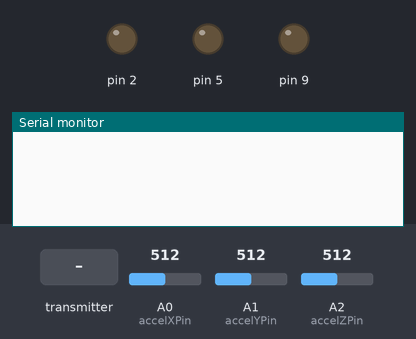
A sketch run on a simulated Arduino Uno, built with avr-gcc and run on an emulated ATmega328P. On the bench: output pins drawn as LEDs (lit = HIGH), the last lines printed to the serial monitor. Inputs (shaded band) come from the test bench; at power-on: A0 (accelXPin) = 512, A1 (accelYPin) = 512, A2 (accelZPin) = 512. No radio packets arrive unless stated.

Above: at 2.2 s.
2.3 s: the transmitter starts sending weight = 0
At 2.6 s:
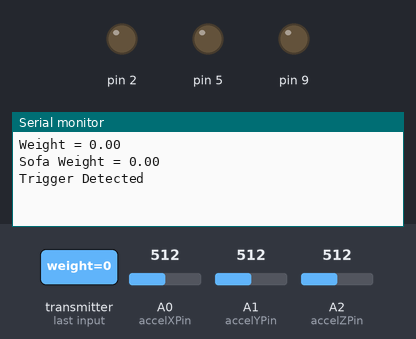
At 5.37 s:
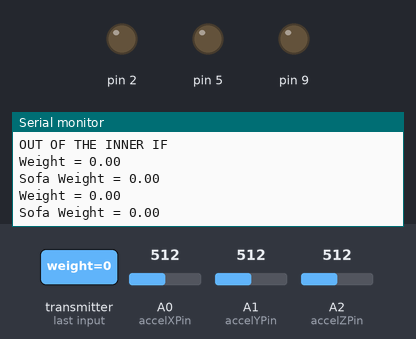

Measured:
- after the input at 2.3 s, the serial monitor: prints a new line at once (image 1)

The sketch:

RF_receive.ino
```cpp
#include <SPI.h>
#include "RF24.h"

RF24 myRadio (7, 8);
float weight;
boolean trigger = false;
const int accelXPin = A0;
const int accelYPin = A1;
const int accelZPin = A2;
float xVal = 0;
float yVal = 0;
float zVal = 0;
float sofaWeight = 0;
float tempSofaWeight = 0;
byte addresses[][6] = {"0"};

void setup()
{
  Serial.begin(115200);
  delay(1000);

  myRadio.begin();
  myRadio.setChannel(115);
  myRadio.setPALevel(RF24_PA_MIN);
  myRadio.setDataRate(RF24_250KBPS) ;
  myRadio.openReadingPipe(1, addresses[0]);
  myRadio.startListening();

  pinMode(2, OUTPUT);
  pinMode(5, OUTPUT);
  pinMode(9, OUTPUT);
}


void loop()
{
  if ( myRadio.available())
  {

    trigger = detectSurge(accelXPin, accelYPin, accelZPin);

    while (myRadio.available())
    {
      myRadio.read( &weight, sizeof(weight) );
      Serial.print("Weight = ");
      Serial.println(weight);
    }

    if(sofaWeight == 0)
    {
      sofaWeight = weight;
    }


    Serial.print("Sofa Weight = ");
    Serial.println(sofaWeight);

    if(trigger == true){
      Serial.println("Trigger Detected");
      for(int i = 0; i < 3000; i += 100){
        myRadio.read( &weight, sizeof(weight));
        if(weight > sofaWeight){
          break;
        }
        delay(100);
      }

      if(weight > sofaWeight){
        Serial.println("Increase in weight detected");
        while((weight >= 1.01 * sofaWeight)){
          myRadio.read( &weight, sizeof(weight));
          Serial.println("REMOVE WEIGHT TO EXIT LOOP");
          digitalWrite(9,HIGH);
          analogWrite(5,4000);
          delay(100);
        }
        Serial.println("OUT OF THE LOOP");
        digitalWrite(9,LOW);
        digitalWrite(5,LOW);
        //noTone(5);
      }
      Serial.println("OUT OF THE INNER IF");
    }
    sofaWeight = weight;
    Serial.print("\n");
  }
}
boolean detectSurge(int x, int y, int z){
  int tempX = analogRead(x);
  int tempY = analogRead(y);
  int tempZ = analogRead(z);
  if (tempX >= 1.05 * xVal || tempY >= 1.05 * yVal || tempZ >= 1.05 * zVal){
    xVal = tempX;
    yVal = tempY;
    zVal = tempZ;
    return true;
  }
    xVal = tempX;
    yVal = tempY;
    zVal = tempZ;
    return false;
}
```
